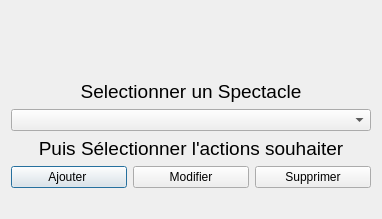
<?xml version="1.0" encoding="UTF-8"?>
<ui version="4.0">
 <class>Dialog</class>
 <widget class="QDialog" name="Dialog">
  <property name="geometry">
   <rect>
    <x>0</x>
    <y>0</y>
    <width>382</width>
    <height>219</height>
   </rect>
  </property>
  <property name="windowTitle">
   <string>Gérer les représentations</string>
  </property>
  <layout class="QGridLayout" name="gridLayout">
   <item row="2" column="0" colspan="3">
    <widget class="QComboBox" name="comboBox_spec"/>
   </item>
   <item row="0" column="0" colspan="3">
    <spacer name="verticalSpacer">
     <property name="orientation">
      <enum>Qt::Vertical</enum>
     </property>
     <property name="sizeHint" stdset="0">
      <size>
       <width>20</width>
       <height>40</height>
      </size>
     </property>
    </spacer>
   </item>
   <item row="4" column="0">
    <widget class="QPushButton" name="Aj_Rep">
     <property name="text">
      <string>Ajouter </string>
     </property>
    </widget>
   </item>
   <item row="4" column="2">
    <widget class="QPushButton" name="Sup_Rep">
     <property name="text">
      <string>Supprimer</string>
     </property>
    </widget>
   </item>
   <item row="5" column="0" colspan="3">
    <widget class="QLabel" name="label_3">
     <property name="text">
      <string/>
     </property>
    </widget>
   </item>
   <item row="3" column="0" colspan="3">
    <widget class="QLabel" name="label_2">
     <property name="text">
      <string>&lt;html&gt;&lt;head/&gt;&lt;body&gt;&lt;p align=&quot;center&quot;&gt;&lt;span style=&quot; font-size:14pt;&quot;&gt;Puis Sélectionner l'actions souhaiter&lt;/span&gt;&lt;/p&gt;&lt;/body&gt;&lt;/html&gt;</string>
     </property>
    </widget>
   </item>
   <item row="4" column="1">
    <widget class="QPushButton" name="mod_Rep">
     <property name="text">
      <string>Modifier</string>
     </property>
    </widget>
   </item>
   <item row="1" column="0" colspan="3">
    <widget class="QLabel" name="label">
     <property name="text">
      <string>&lt;html&gt;&lt;head/&gt;&lt;body&gt;&lt;p align=&quot;center&quot;&gt;&lt;span style=&quot; font-size:14pt;&quot;&gt;Selectionner un Spectacle&lt;/span&gt;&lt;/p&gt;&lt;/body&gt;&lt;/html&gt;</string>
     </property>
    </widget>
   </item>
  </layout>
 </widget>
 <resources/>
 <connections>
  <connection>
   <sender>Aj_Rep</sender>
   <signal>clicked()</signal>
   <receiver>Dialog</receiver>
   <slot>ajouter_rep()</slot>
   <hints>
    <hint type="sourcelabel">
     <x>75</x>
     <y>127</y>
    </hint>
    <hint type="destinationlabel">
     <x>105</x>
     <y>149</y>
    </hint>
   </hints>
  </connection>
 </connections>
 <slots>
  <slot>ajouter_rep()</slot>
 </slots>
</ui>
